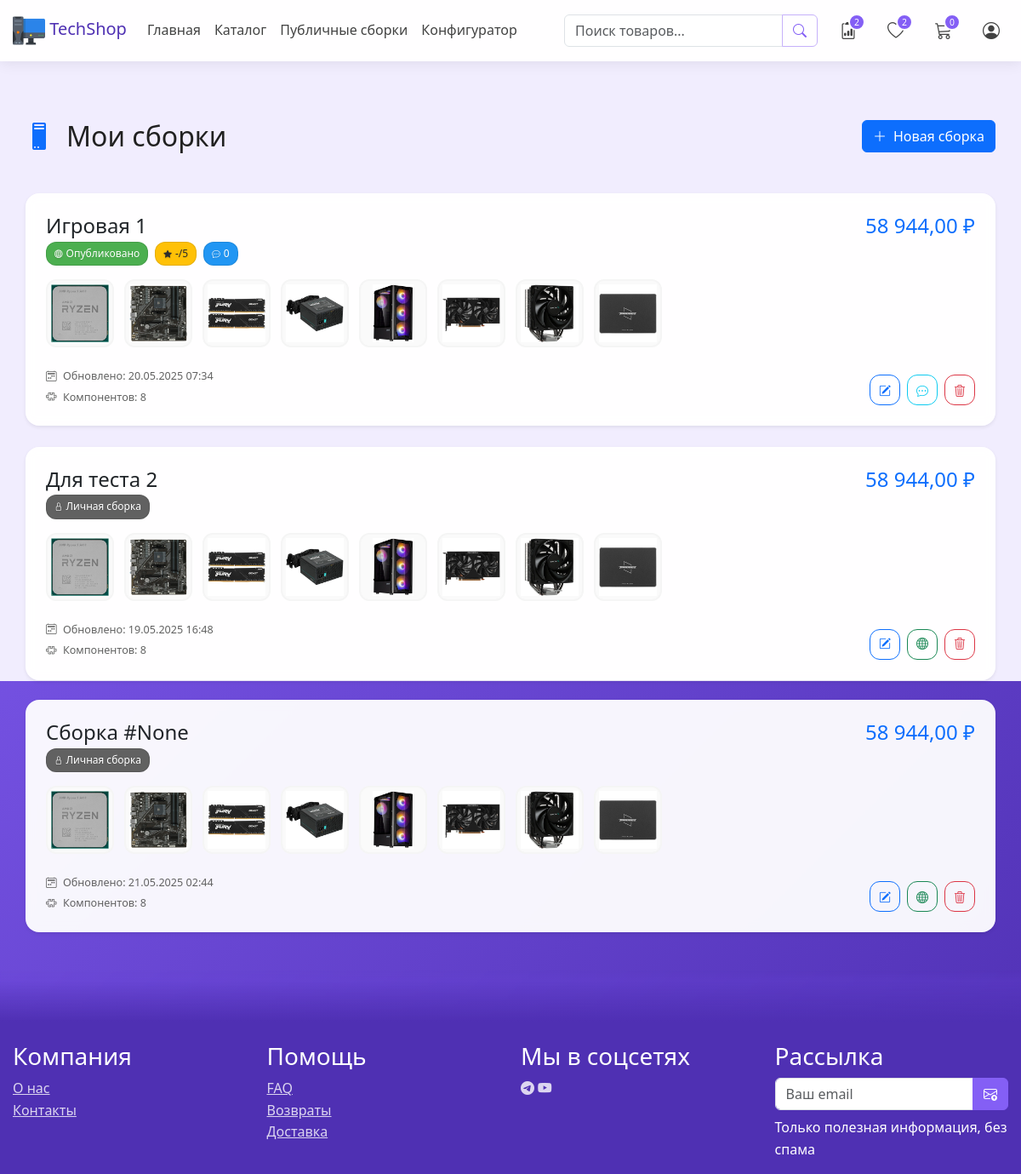
The app's page /configurator/my-builds/ (signed in) with its own data.
### apps/configurator/models/pcbuild.py (models this page shows, shortened)
class PCBuild(models.Model):
    user = models.ForeignKey(
        CustomUser,
        on_delete=models.CASCADE,
        related_name='builds',
        verbose_name='Пользователь'
    )
    title = models.CharField(
        "Название сборки",
        max_length=100,
        blank=True,
        default=""
    )
    components = models.ManyToManyField(
        Product,
        through='BuildComponent',
        verbose_name='Компоненты',
        limit_choices_to={'is_active': True}
    )
    total_price = models.DecimalField(
        'Сумма сборки',
        max_digits=12,
        decimal_places=2,
        default=0
    )
    is_public = models.BooleanField('Публичная сборка', default=False)
    is_verified = models.BooleanField('Проверена', default=False)
    compatibility_errors = models.JSONField(
        'Ошибки совместимости',
        default=dict,
        blank=True
    )
    created_at = models.DateTimeField('Дата создания', auto_now_add=True)
    updated_at = models.DateTimeField('Дата обновления', auto_now=True)
    @property
    def average_rating(self):
        from django.db.models import Avg
        return self.ratings.aggregate(Avg('value'))['value__avg']
    @property
    def comments_count(self):
        return self.comments.filter(is_approved=True).count()
    class Meta:
        verbose_name = 'Сборка ПК'
        verbose_name_plural = 'Сборки ПК'

class BuildComponent(models.Model):
    build = models.ForeignKey(PCBuild, on_delete=models.CASCADE)
    product = models.ForeignKey(Product, on_delete=models.CASCADE)
    quantity = models.PositiveIntegerField('Количество', default=1)
    class Meta:
        unique_together = ('build', 'product')

### apps/products/models/base.py (models this page shows, shortened)
class Product(TimeStampedModel):
    category = TreeForeignKey(
        'Category',  # Используем строковую ссылку
        on_delete=models.PROTECT,
        related_name='products',
        verbose_name="Категория",
        help_text="Выберите категорию товара"
    )
    name = models.CharField(
        "Название",
        max_length=200,
        help_text="Например: Intel Core i9-13900K"
    )
    description = models.TextField("Описание товара", blank=True)
    price = models.DecimalField(
        "Цена (руб)",
        max_digits=10,
        decimal_places=2,
        help_text="Максимум 10 знаков"
    )
    sku = models.CharField(
        "Артикул",
        max_length=50,
        unique=True,
        help_text="Уникальный идентификатор"
    )
    is_active = models.BooleanField(
        "Активен",
        default=True,
        help_text="Отображать товар на сайте"
    )
    slug = models.SlugField(
        "URL-адрес",
        max_length=200,
        unique=True,
        blank=True,
        help_text="Автоматически генерируется"
    )
    warranty = models.CharField(
        "Гарантия",
        max_length=50,
        blank=True,
        help_text="Например: 3 года"
    )
    country = models.CharField(
        "Страна",
        max_length=100,
        blank=True,
        help_text="Например: США"
    )
    stock = models.PositiveIntegerField(
        "Остаток",
        default=0,
        help_text="Количество на складе"
    )
    class Meta:
        verbose_name = "Товар"
        verbose_name_plural = "Товары"
        ordering = ["-created_at"]
        indexes = [
            models.Index(fields=["sku"]),
            models.Index(fields=["slug"]),
        ]

### apps/products/models/image.py (models this page shows, shortened)
class ProductImage(models.Model):
    product = models.ForeignKey(
        Product,
        on_delete=models.CASCADE,
        related_name="images",
        verbose_name="Товар"
    )
    image = models.ImageField(
        verbose_name="Изображение",
        upload_to="products/%Y/%m/%d/",
        help_text="Рекомендуемый размер: 800x800px"
    )
    thumbnail = ImageSpecField(
        source='image',
        processors=[ResizeToFill(200, 200)],
        format='JPEG',
        options={'quality': 85}
    )
    is_main = models.BooleanField(
        verbose_name="Главное изображение",
        default=False,
        help_text="Отображать первым в галерее"
    )
    class Meta:
        verbose_name = "Изображение товара"
        verbose_name_plural = "Изображения товаров"
        ordering = ['-is_main']

### apps/configurator/views/public.py (the view)
# urls.py: path("my-builds/", MyBuildsView.as_view(), name="my_builds"),
class MyBuildsView(LoginRequiredMixin, View):
    template_name = "configurator/public/my_builds.html"
    def get(self, request):
        builds = PCBuild.objects.filter(user=request.user)
        return render(request, self.template_name, {"builds": builds})

### apps/accounts/context_processors.py (called while the page is built)
def wishlist(request):
    wishlist_count = 0
    if request.user.is_authenticated:
        wishlist = Wishlist.objects.filter(user=request.user).first()
        wishlist_count = wishlist.products.count() if wishlist else 0
    return {'wishlist_count': wishlist_count}

### apps/cart/context_processors.py (called while the page is built)
def cart_count(request):
    if request.user.is_authenticated:
        count = CartItem.objects.filter(cart__user=request.user).count()
    else:
        session_key = request.session.session_key
        count = CartItem.objects.filter(cart__session_key=session_key).count() if session_key else 0
    return {'cart_count': count}

### apps/compare/context_processors.py (called while the page is built)
def comparison(request):
    comparison_count = 0
    if request.user.is_authenticated:
        user_comparisons = Comparison.objects.filter(user=request.user)
        for comp in user_comparisons:
            comparison_count += comp.items.count()
    else:
        session_key = request.session.session_key
        if session_key:
            session_comparisons = Comparison.objects.filter(session_key=session_key)
            for comp in session_comparisons:
                comparison_count += comp.items.count()
    return {'comparison_count': comparison_count}

### apps/configurator/templates/configurator/public/my_builds.html (shortened to what this page needs)
{% extends "base.html" %}
{% load static humanize %}
{% block extra_styles %}
    <link rel="stylesheet" href="{% static 'configurator/css/my_builds.css' %}">
{% endblock %}
{% block content %}
    <div class="techshop-my-builds">
        <div class="techshop-container container py-5">
            <div class="d-flex justify-content-between align-items-center mb-5">
                <h1 class="h2 mb-0">
                    <i class="bi bi-pc me-3 text-primary"></i>Мои сборки
                </h1>
                <a href="{% url 'configurator:start' %}" class="btn btn-primary">
                    <i class="bi bi-plus-lg me-2"></i>Новая сборка
                </a>
            </div>
            {% if builds %}
                <div class="row g-4">
                    {% for build in builds %}
                        <div class="col-12">
                            <div class="techshop-build-card card border-0 shadow-sm">
                                <div class="card-body p-4">
                                    <div class="d-flex justify-content-between align-items-start mb-3">
                                        <div>
                                            <h2 class="h4 mb-1">
                                                {{ build.title|default:"Без названия" }}
                                            </h2>
                                            <div class="d-flex align-items-center gap-2">
                                                <span class="badge {% if build.is_public %}bg-success text-white{% else %}bg-secondary text-white{% endif %}">
                                                    <i class="bi bi-{% if build.is_public %}globe{% else %}lock{% endif %} me-1"></i>
                                                    {% if build.is_public %}Опубликовано{% else %}Личная
                                                        сборка{% endif %}
                                                </span>
                                                {% if build.is_public %}
                                                    <span class="badge bg-warning text-dark">
                                                    <i class="bi bi-star-fill me-1"></i>
                                                    {{ build.average_rating|default:"-" }}/5
                                                </span>
                                                    <span class="badge bg-info text-white">
                                                    <i class="bi bi-chat-dots me-1"></i>
                                                    {{ build.comments_count }}
                                                </span>
                                                {% endif %}
                                            </div>
                                        </div>
                                        <span class="h4 text-primary mb-0">
                                {{ build.total_price|intcomma }} ₽
                            </span>
                                    </div>
                                    <div class="techshop-preview-scroll mb-3">
                                        <div class="techshop-components-strip">
                                            {% for component in build.buildcomponent_set.all %}
                                                <div class="techshop-component-item">
                                                    <img src="{{ component.product.images.first.image.url }}"
                                                         alt="{{ component.product.name }}"
                                                         class="techshop-component-image"
                                                         data-bs-toggle="tooltip"
                                                         title="{{ component.product.name }}">
                                                </div>
                                            {% endfor %}
                                        </div>
                                    </div>
                                    <div class="d-flex justify-content-between align-items-end">
                                        <div class="techshop-build-meta">
                                            <div class="text-muted small mb-1">
                                                <i class="bi bi-calendar2-week me-1"></i>
                                                Обновлено: {{ build.updated_at|date:"d.m.Y H:i" }}
                                            </div>
                                            <div class="text-muted small">
                                                <i class="bi bi-puzzle me-1"></i>
                                                Компонентов: {{ build.buildcomponent_set.count }}
                                            </div>
                                        </div>
                                        <div class="techshop-build-actions">
                                            <div class="d-flex gap-2">
                                                <a href="{% url 'configurator:edit_build' build.id %}"
                                                   class="btn btn-sm btn-outline-primary">
                                                    <i class="bi bi-pencil-square"></i>
                                                </a>
                                                {% if not build.is_public %}
                                                    <form method="post"
                                                          action="{% url 'configurator:publish_build' build.id %}">
                                                        <button type="submit"
                                                                class="btn btn-sm btn-outline-success">
                                                            <i class="bi bi-globe"></i>
                                                        </button>
                                                    </form>
                                                {% else %}
                                                    <a href="{% url 'configurator:build_detail' build.id %}"
                                                       class="btn btn-sm btn-outline-info"
                                                       title="Посмотреть отзывы">
                                                        <i class="bi bi-chat-dots"></i>
                                                    </a>
                                                {% endif %}
                                                <form method="post"
                                                      action="{% url 'configurator:delete_build' build.id %}">
                                                    <button type="submit"
                                                            class="btn btn-sm btn-outline-danger"
                                                            onclick="return confirm('Удалить сборку?')">
                                                        <i class="bi bi-trash3"></i>
                                                    </button>
                                                </form>
                                            </div>
                                        </div>
                                    </div>
                                </div>
                            </div>
                        </div>
                    {% endfor %}
                </div>
            {% endif %}
        </div>
    </div>
{% endblock %}

### static/css/theme.css (style rules this page uses)
.badge.bg-warning { color: var(--neutral-800) !important; border: 1px solid rgba(0, 0, 0, 0.1); }
.techshop-base { font-family: 'Segoe UI', system-ui, -apple-system, sans-serif; color: var(--text-dark); line-height: 1.6; -webkit-font-smoothing: antialiased; }
.text-muted { color: var(--text-muted) !important; }
.purple-theme { background: var(--primary-gradient) fixed; background-attachment: fixed; background-size: cover; }

### static/css/base.css (style rules this page uses)
.techshop-base { isolation: isolate; }
.techshop-base::before { content: ''; position: fixed; top: 0; left: 0; width: 100vw; height: 100vh; background: var(--primary-100); z-index: -2; }
.techshop-base .techshop-container { max-width: 1600px; margin: 0 auto; padding: 0 15px; position: relative; }
.techshop-base * { transition: background-color 0.3s ease, color 0.2s ease, opacity 0.2s ease; }

### apps/configurator/static/configurator/css/my_builds.css (style rules this page uses)
.techshop-my-builds { min-height: 100vh; }
.techshop-build-card { border-radius: 1rem; transition: all 0.3s ease; background: rgba(255, 255, 255, 0.95); backdrop-filter: blur(6px); }
.techshop-preview-scroll { overflow-x: auto; padding-bottom: 0.5rem; }
.techshop-components-strip { display: flex; gap: 0.75rem; min-width: min-content; }
.techshop-component-item { position: relative; width: 80px; height: 80px; flex-shrink: 0; border-radius: 0.75rem; overflow: hidden; border: 2px solid var(--neutral-100); background: var(--neutral-50); display: flex; align-items: center; justify-content: center; padding: 4px; }
.techshop-component-image { max-width: 100%; max-height: 100%; width: auto; height: auto; object-fit: contain; transition: transform 0.3s ease; }
.techshop-build-meta { font-size: 0.9rem; }
.techshop-build-actions .btn { width: 36px; height: 36px; display: flex; align-items: center; justify-content: center; border-radius: 0.75rem !important; }
.badge { font-weight: 500; padding: 0.5em 0.75em; border-radius: 0.75rem; display: inline-flex; align-items: center; line-height: 1.2; border: 1px solid rgba(0, 0, 0, 0.1); text-shadow: 0 1px 1px rgba(0, 0, 0, 0.1); }
.bg-success { background: var(--success) !important; }
.bg-warning { background: var(--warning) !important; }
.bg-info { background: var(--info) !important; }
.bg-secondary { background: var(--neutral-600) !important; }
.badge .bi { filter: drop-shadow(0 1px 1px rgba(0, 0, 0, 0.1)); }
.badge .bi { font-size: 0.8em; margin-right: 0.4em; position: relative; top: 0px; }

### records on screen
PCBuild: title "Игровая 1", is_public True (drawn), average_rating "-", comments_count "0", total_price "58 944,00", updated_at "20.05.2025 07:34", buildcomponent_set.count "8"
BuildComponent: product.images.first.image (picture)
BuildComponent: product.images.first.image (picture)
BuildComponent: product.images.first.image (picture)
BuildComponent: product.images.first.image (picture)
BuildComponent: product.images.first.image (picture)
BuildComponent: product.images.first.image (picture)
BuildComponent: product.images.first.image (picture)
BuildComponent: product.images.first.image (picture)
PCBuild: title "Для теста 2", is_public False (drawn), total_price "58 944,00", updated_at "19.05.2025 16:48", buildcomponent_set.count "8"
BuildComponent: product.images.first.image (picture)
BuildComponent: product.images.first.image (picture)
BuildComponent: product.images.first.image (picture)
BuildComponent: product.images.first.image (picture)
BuildComponent: product.images.first.image (picture)
BuildComponent: product.images.first.image (picture)
BuildComponent: product.images.first.image (picture)
BuildComponent: product.images.first.image (picture)
PCBuild: title "Сборка #None", is_public False (drawn), total_price "58 944,00", updated_at "21.05.2025 02:44", buildcomponent_set.count "8"
BuildComponent: product.images.first.image (picture)
BuildComponent: product.images.first.image (picture)
BuildComponent: product.images.first.image (picture)
BuildComponent: product.images.first.image (picture)
BuildComponent: product.images.first.image (picture)
BuildComponent: product.images.first.image (picture)
BuildComponent: product.images.first.image (picture)
BuildComponent: product.images.first.image (picture)

### other values on screen
{{ comparison_count|default:0 }} "2"
{{ wishlist_count|default:0 }} "2"
{{ cart_count|default:0 }} "0"
